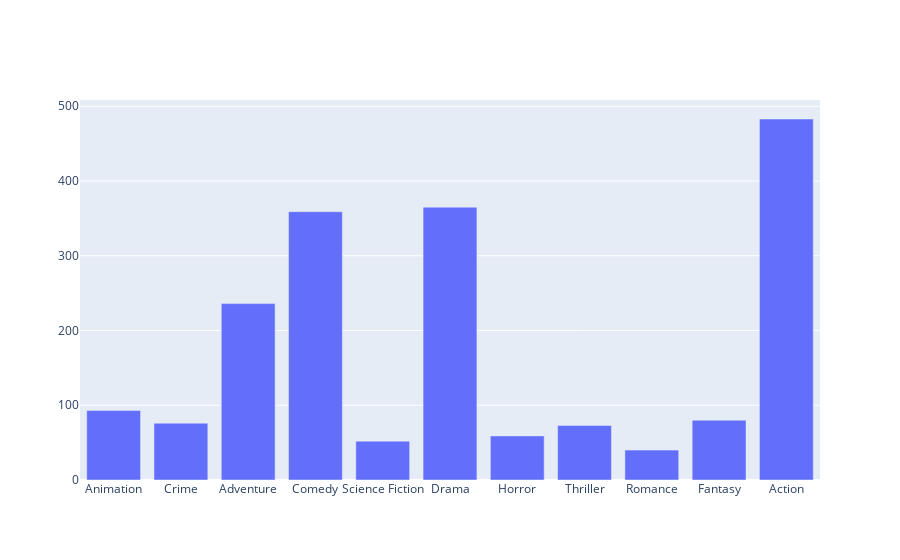

Write notebook code for a chart like this one.
### Code cell
bar = go.Bar(y = revs,x = categories)
go.Figure(bar)

### Figure 1 — Plotly figure (JSON) as saved in the notebook; plotly's stock layout.template omitted (floating-point values rounded to 4 significant figures)
{"data": [{"type": "bar", "x": [null, "Animation", "Crime", "Adventure", "Comedy", "Science Fiction", "Drama", "Horror", "Thriller", "Romance", "Fantasy", "Action"], "y": [84, 93, 76, 236, 359, 52, 365, 59, 73, 40, 80, 483]}], "layout": {"autosize": true, "xaxis": {"autorange": true, "range": [-0.5, 10.5], "type": "category"}, "yaxis": {"autorange": true, "range": [0, 508.4], "type": "linear"}}}
